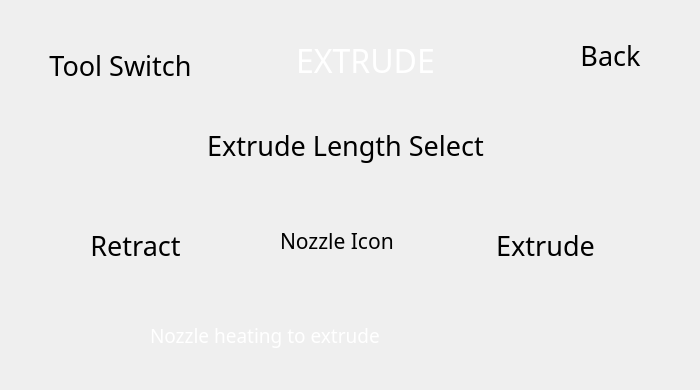
  <widget class="QWidget" name="extrude_page">
   <widget class="CustomQPushButton" name="extrude_select_length_btn">
    <property name="geometry">
     <rect>
      <x>150</x>
      <y>110</y>
      <width>391</width>
      <height>71</height>
     </rect>
    </property>
    <property name="minimumSize">
     <size>
      <width>10</width>
      <height>10</height>
     </size>
    </property>
    <property name="font">
     <font>
      <family>Momcake</family>
      <pointsize>20</pointsize>
      <italic>false</italic>
      <stylestrategy>PreferAntialias</stylestrategy>
     </font>
    </property>
    <property name="mouseTracking">
     <bool>false</bool>
    </property>
    <property name="tabletTracking">
     <bool>true</bool>
    </property>
    <property name="contextMenuPolicy">
     <enum>Qt::NoContextMenu</enum>
    </property>
    <property name="layoutDirection">
     <enum>Qt::LeftToRight</enum>
    </property>
    <property name="styleSheet">
     <string notr="true"/>
    </property>
    <property name="text">
     <string>Extrude Length Select</string>
    </property>
    <property name="autoDefault">
     <bool>false</bool>
    </property>
    <property name="flat">
     <bool>true</bool>
    </property>
    <property name="class" stdset="0">
     <string>menu_btn</string>
    </property>
    <property name="borderLeftPixmap" stdset="0">
     <pixmap resource="../resources/button_resources.qrc">:/button_borders/media/buttons/btn_part1.svg</pixmap>
    </property>
    <property name="borderCenterPixmap" stdset="0">
     <pixmap resource="../resources/button_resources.qrc">:/button_borders/media/buttons/btn_part2.svg</pixmap>
    </property>
    <property name="borderRightPixmap" stdset="0">
     <pixmap resource="../resources/button_resources.qrc">:/button_borders/media/buttons/btn_part3.svg</pixmap>
    </property>
   </widget>
   <widget class="CustomQPushButton" name="extrude_extrude_btn">
    <property name="geometry">
     <rect>
      <x>450</x>
      <y>210</y>
      <width>191</width>
      <height>71</height>
     </rect>
    </property>
    <property name="minimumSize">
     <size>
      <width>10</width>
      <height>10</height>
     </size>
    </property>
    <property name="font">
     <font>
      <family>Momcake</family>
      <pointsize>20</pointsize>
      <italic>false</italic>
      <stylestrategy>PreferAntialias</stylestrategy>
     </font>
    </property>
    <property name="mouseTracking">
     <bool>false</bool>
    </property>
    <property name="tabletTracking">
     <bool>true</bool>
    </property>
    <property name="contextMenuPolicy">
     <enum>Qt::NoContextMenu</enum>
    </property>
    <property name="layoutDirection">
     <enum>Qt::LeftToRight</enum>
    </property>
    <property name="styleSheet">
     <string notr="true"/>
    </property>
    <property name="text">
     <string>Extrude</string>
    </property>
    <property name="autoDefault">
     <bool>false</bool>
    </property>
    <property name="flat">
     <bool>true</bool>
    </property>
    <property name="class" stdset="0">
     <string>menu_btn</string>
    </property>
    <property name="borderLeftPixmap" stdset="0">
     <pixmap resource="../resources/button_resources.qrc">:/button_borders/media/buttons/btn_part1.svg</pixmap>
    </property>
    <property name="borderCenterPixmap" stdset="0">
     <pixmap resource="../resources/button_resources.qrc">:/button_borders/media/buttons/btn_part2.svg</pixmap>
    </property>
    <property name="borderRightPixmap" stdset="0">
     <pixmap resource="../resources/button_resources.qrc">:/button_borders/media/buttons/btn_part3.svg</pixmap>
    </property>
   </widget>
   <widget class="CustomQPushButton" name="extrude_active_tool_switch_btn">
    <property name="geometry">
     <rect>
      <x>10</x>
      <y>30</y>
      <width>221</width>
      <height>71</height>
     </rect>
    </property>
    <property name="minimumSize">
     <size>
      <width>10</width>
      <height>10</height>
     </size>
    </property>
    <property name="font">
     <font>
      <family>Momcake</family>
      <pointsize>20</pointsize>
      <italic>false</italic>
      <stylestrategy>PreferAntialias</stylestrategy>
     </font>
    </property>
    <property name="mouseTracking">
     <bool>false</bool>
    </property>
    <property name="tabletTracking">
     <bool>true</bool>
    </property>
    <property name="contextMenuPolicy">
     <enum>Qt::NoContextMenu</enum>
    </property>
    <property name="layoutDirection">
     <enum>Qt::LeftToRight</enum>
    </property>
    <property name="styleSheet">
     <string notr="true"/>
    </property>
    <property name="text">
     <string>Tool Switch</string>
    </property>
    <property name="autoDefault">
     <bool>false</bool>
    </property>
    <property name="flat">
     <bool>true</bool>
    </property>
    <property name="class" stdset="0">
     <string>menu_btn</string>
    </property>
    <property name="borderLeftPixmap" stdset="0">
     <pixmap resource="../resources/button_resources.qrc">:/button_borders/media/buttons/btn_part1.svg</pixmap>
    </property>
    <property name="borderCenterPixmap" stdset="0">
     <pixmap resource="../resources/button_resources.qrc">:/button_borders/media/buttons/btn_part2.svg</pixmap>
    </property>
    <property name="borderRightPixmap" stdset="0">
     <pixmap resource="../resources/button_resources.qrc">:/button_borders/media/buttons/btn_part3.svg</pixmap>
    </property>
   </widget>
   <widget class="CustomQPushButton" name="extrude_retract_btn">
    <property name="geometry">
     <rect>
      <x>30</x>
      <y>210</y>
      <width>211</width>
      <height>71</height>
     </rect>
    </property>
    <property name="minimumSize">
     <size>
      <width>10</width>
      <height>10</height>
     </size>
    </property>
    <property name="font">
     <font>
      <family>Momcake</family>
      <pointsize>20</pointsize>
      <italic>false</italic>
      <stylestrategy>PreferAntialias</stylestrategy>
     </font>
    </property>
    <property name="mouseTracking">
     <bool>false</bool>
    </property>
    <property name="tabletTracking">
     <bool>true</bool>
    </property>
    <property name="contextMenuPolicy">
     <enum>Qt::NoContextMenu</enum>
    </property>
    <property name="layoutDirection">
     <enum>Qt::LeftToRight</enum>
    </property>
    <property name="styleSheet">
     <string notr="true"/>
    </property>
    <property name="text">
     <string>Retract</string>
    </property>
    <property name="autoDefault">
     <bool>false</bool>
    </property>
    <property name="flat">
     <bool>true</bool>
    </property>
    <property name="class" stdset="0">
     <string>menu_btn</string>
    </property>
    <property name="borderLeftPixmap" stdset="0">
     <pixmap resource="../resources/button_resources.qrc">:/button_borders/media/buttons/btn_part1.svg</pixmap>
    </property>
    <property name="borderCenterPixmap" stdset="0">
     <pixmap resource="../resources/button_resources.qrc">:/button_borders/media/buttons/btn_part2.svg</pixmap>
    </property>
    <property name="borderRightPixmap" stdset="0">
     <pixmap resource="../resources/button_resources.qrc">:/button_borders/media/buttons/btn_part3.svg</pixmap>
    </property>
   </widget>
   <widget class="QLabel" name="extrude_title_label">
    <property name="geometry">
     <rect>
      <x>250</x>
      <y>30</y>
      <width>231</width>
      <height>61</height>
     </rect>
    </property>
    <property name="font">
     <font>
      <family>Momcake</family>
      <pointsize>24</pointsize>
     </font>
    </property>
    <property name="styleSheet">
     <string notr="true">background: transparent; color: white;</string>
    </property>
    <property name="text">
     <string>EXTRUDE</string>
    </property>
    <property name="alignment">
     <set>Qt::AlignCenter</set>
    </property>
    <property name="class" stdset="0">
     <string>title_text</string>
    </property>
   </widget>
   <widget class="CustomQPushButton" name="extrude_back_btn">
    <property name="geometry">
     <rect>
      <x>530</x>
      <y>20</y>
      <width>161</width>
      <height>71</height>
     </rect>
    </property>
    <property name="minimumSize">
     <size>
      <width>10</width>
      <height>10</height>
     </size>
    </property>
    <property name="font">
     <font>
      <family>Momcake</family>
      <pointsize>20</pointsize>
      <italic>false</italic>
      <stylestrategy>PreferAntialias</stylestrategy>
     </font>
    </property>
    <property name="mouseTracking">
     <bool>false</bool>
    </property>
    <property name="tabletTracking">
     <bool>true</bool>
    </property>
    <property name="contextMenuPolicy">
     <enum>Qt::NoContextMenu</enum>
    </property>
    <property name="layoutDirection">
     <enum>Qt::LeftToRight</enum>
    </property>
    <property name="styleSheet">
     <string notr="true"/>
    </property>
    <property name="text">
     <string>Back</string>
    </property>
    <property name="autoDefault">
     <bool>false</bool>
    </property>
    <property name="flat">
     <bool>true</bool>
    </property>
    <property name="class" stdset="0">
     <string>menu_btn</string>
    </property>
    <property name="borderLeftPixmap" stdset="0">
     <pixmap resource="../resources/button_resources.qrc">:/button_borders/media/buttons/btn_part1.svg</pixmap>
    </property>
    <property name="borderCenterPixmap" stdset="0">
     <pixmap resource="../resources/button_resources.qrc">:/button_borders/media/buttons/btn_part2.svg</pixmap>
    </property>
    <property name="borderRightPixmap" stdset="0">
     <pixmap resource="../resources/button_resources.qrc">:/button_borders/media/buttons/btn_part3.svg</pixmap>
    </property>
   </widget>
   <widget class="QLabel" name="extrude_nozzle_icon_label">
    <property name="geometry">
     <rect>
      <x>280</x>
      <y>210</y>
      <width>131</width>
      <height>61</height>
     </rect>
    </property>
    <property name="font">
     <font>
      <family>Momcake</family>
      <pointsize>16</pointsize>
     </font>
    </property>
    <property name="styleSheet">
     <string notr="true"/>
    </property>
    <property name="text">
     <string>Nozzle Icon</string>
    </property>
    <property name="class" stdset="0">
     <string>title_text</string>
    </property>
   </widget>
   <widget class="QLabel" name="extrude_text_label">
    <property name="enabled">
     <bool>true</bool>
    </property>
    <property name="geometry">
     <rect>
      <x>150</x>
      <y>290</y>
      <width>411</width>
      <height>91</height>
     </rect>
    </property>
    <property name="font">
     <font>
      <family>Montserrat</family>
      <pointsize>14</pointsize>
     </font>
    </property>
    <property name="styleSheet">
     <string notr="true">background: transparent; color: white;</string>
    </property>
    <property name="text">
     <string>Nozzle heating to extrude</string>
    </property>
   </widget>
  </widget>
